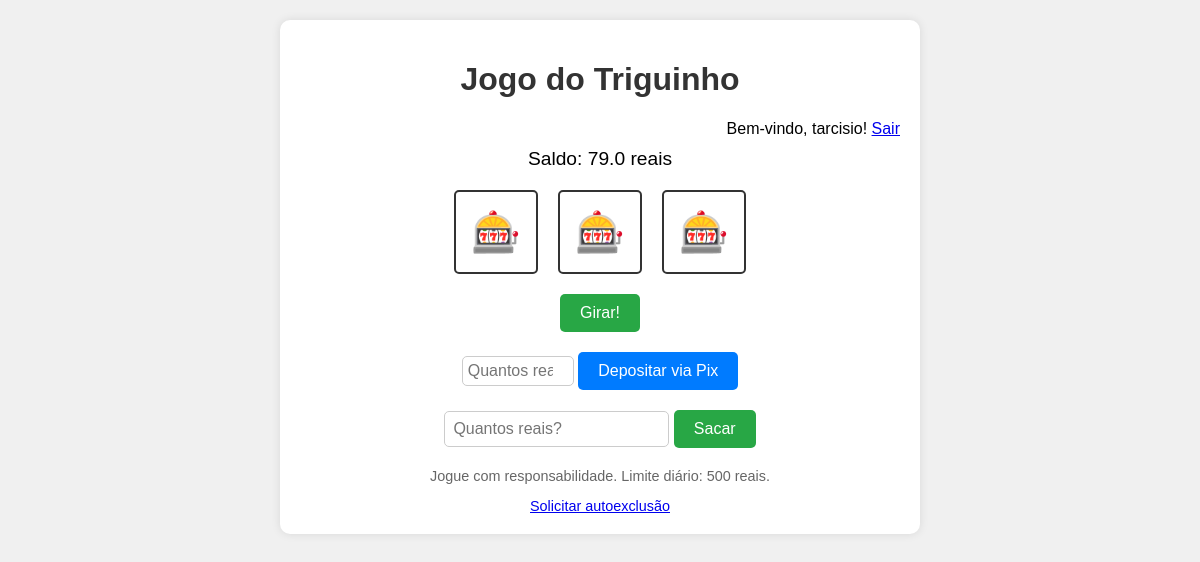
Page / (signed in) on the earlier database version.
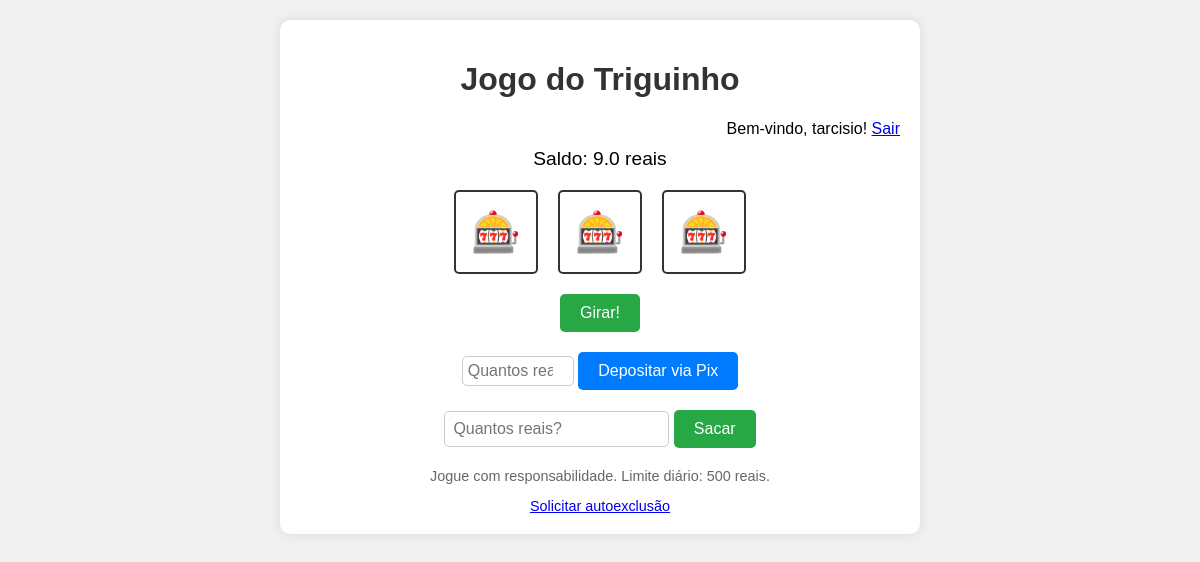
Same page on the later database version.
### tables this page shows
CREATE TABLE users (
                id INTEGER PRIMARY KEY AUTOINCREMENT,
                username TEXT UNIQUE,
                password TEXT,
                pix_key TEXT,
                balance REAL DEFAULT 100,
                total_deposits_today REAL DEFAULT 0,
                last_deposit_date TEXT
            );

### app.py (the view)
@app.route("/")
@login_required
def index():
    return render_template("index.html", balance=current_user.balance)

### app.py (called while the page is built)
@login_manager.user_loader
def load_user(user_id):
    try:
        with sqlite3.connect("database/triguinho.db") as conn:
            c = conn.cursor()
            c.execute("SELECT id, username, balance, pix_key FROM users WHERE id = ?", (user_id,))
            user = c.fetchone()
            if user:
                return User(user[0], user[1], user[2], user[3])
            return None
    except Exception as e:
        app.logger.error(f"Erro ao carregar usuário: {e}")
        return None

### templates/index.html (shortened to what this page needs)
<!DOCTYPE html>
<html lang="pt-BR">
<head>
    <link rel="stylesheet" href="/static/style.css">
</head>
<body>
    <div class="container">
        <h1>Jogo do Triguinho</h1>
        <div class="user-info">
            Bem-vindo, {{ current_user.username }}! <a href="{{ url_for('logout') }}">Sair</a>
        </div>
        <div class="balance">Saldo: <span id="balance">{{ balance }}</span> reais</div>
        <div class="reels">
            <div class="reel" id="reel1">🎰</div>
            <div class="reel" id="reel2">🎰</div>
            <div class="reel" id="reel3">🎰</div>
        </div>
        <button id="spinButton">Girar!</button>
        <div class="deposit">
            <input type="number" id="depositAmount" placeholder="Quantos reais?" step="0.01">
            <button id="depositPixButton">Depositar via Pix</button>
        </div>
        <div class="withdraw">
            <input type="number" id="withdrawAmount" placeholder="Quantos reais?" step="0.01">
            <button id="withdrawButton">Sacar</button>
        </div>
        <div class="responsible-gaming">
            <p>Jogue com responsabilidade. Limite diário: 500 reais.</p>
            <a href="#" id="selfExclude">Solicitar autoexclusão</a>
        </div>
    </div>
</body>
</html>

### static/style.css (style rules this page uses)
body { font-family: Arial, sans-serif; display: flex; justify-content: center; background-color: #f0f0f0; margin: 0; padding: 20px; }
.container { text-align: center; background-color: white; padding: 20px; border-radius: 10px; box-shadow: 0 0 10px rgba(0, 0, 0, 0.1); max-width: 600px; width: 100%; }
h1 { color: #333; }
.user-info { margin-bottom: 10px; text-align: right; }
.balance { font-size: 1.2em; margin: 10px 0; }
.reels { display: flex; justify-content: center; margin: 20px 0; }
.reel { width: 80px; height: 80px; line-height: 80px; font-size: 40px; border: 2px solid #333; margin: 0 10px; background-color: #fff; border-radius: 5px; transition: transform 0.5s ease; }
button { padding: 10px 20px; font-size: 1em; background-color: #28a745; color: white; border: none; border-radius: 5px; cursor: pointer; }
.deposit { margin: 20px 0; }
.deposit input { padding: 5px; font-size: 1em; width: 100px; }
.deposit button { background-color: #007bff; }
.responsible-gaming { margin-top: 20px; font-size: 0.9em; color: #666; }
input { padding: 8px; font-size: 1em; border: 1px solid #ccc; border-radius: 5px; }

Differences in the rows shown:
changed users "tarcisio": balance "79.0" → "9.0"
